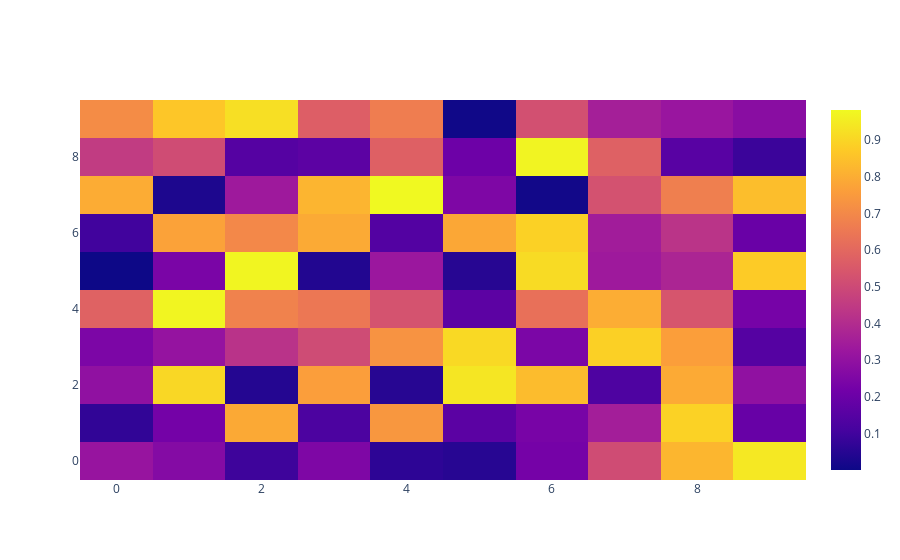

This figure's notebook cell:
### Code cell
# heatmaps in plotly

data = np.random.rand(10,10)

heatmap = go.Heatmap(z=data)
fig = go.Figure(data=[heatmap])
fig.show()
